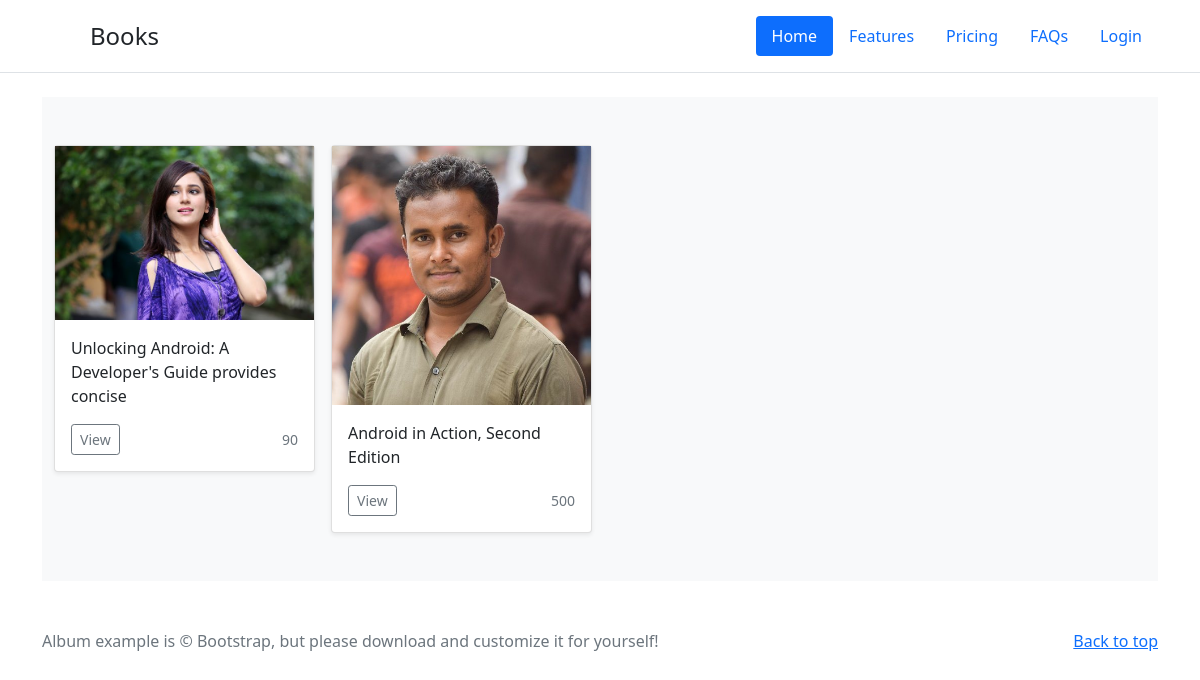
The page /books/ on the database its author committed.
### books/models.py (models this page shows, shortened)
class Book(models.Model):
    title = models.CharField(max_length=200)
    isbn = models.CharField(max_length=150, null=True)
    pageCount = models.IntegerField(default=0)
    longDescription = models.TextField(null=True)
    created_at = models.DateTimeField(null=True)
    updated_at = models.DateTimeField(null=True)
    authors = models.ManyToManyField(Author)
    image = models.ImageField(upload_to='books_thumbs', null=True)

### books/views.py (the view)
# urls.py: path('', BookListView.as_view(), name='index'),
class BookListView(ListView):
    context_object_name = 'books'
    def get_context_data(self, **kwargs):
        context = super().get_context_data(**kwargs)
        context['title'] = "Home | Book Shop"
        context['page_title'] = "Book List"
        return context
    def get_queryset(self):
        return Book.objects.all()

### books/templates/books/book_list.html (shortened to what this page needs)
{% extends 'base.html' %}
{% block content %}
<main>
  <div class="album py-5 bg-light">
    <div class="container">
      <div class="row row-cols-1 row-cols-sm-2 row-cols-md-3 g-3">
        {% if books %}
          {% for book in books %}
          <div class="col-md-3">
            <div class="card shadow-sm">
              <a href="{% url 'book.show' book.id  %}">
                <img style="width: 100%;" src="{{book.image.url}}" />
              </a>
              <div class="card-body">
                <p class="card-text">{{book.title}}</p>
                <div class="d-flex justify-content-between align-items-center">
                  <div class="btn-group">
                    <a href="{% url 'book.show' book.id  %}"><button type="button" class="btn btn-sm btn-outline-secondary">View</button></a>
                  </div>
                  <small class="text-muted"> {{book.pageCount}}</small>
                </div>
              </div>
            </div>
          </div>
          {% endfor %}
        {% else %}
            <div class="alert alert-warning">No books are available.</div>
        {% endif %}
      </div>
    </div>
  </div>
</main>
{% endblock  %}

### rows shown on the page
Book: image (picture), title "Unlocking Android: A Developer's Guide provides concise", pageCount "90"
Book: image (picture), title "Android in Action, Second Edition", pageCount "500"
